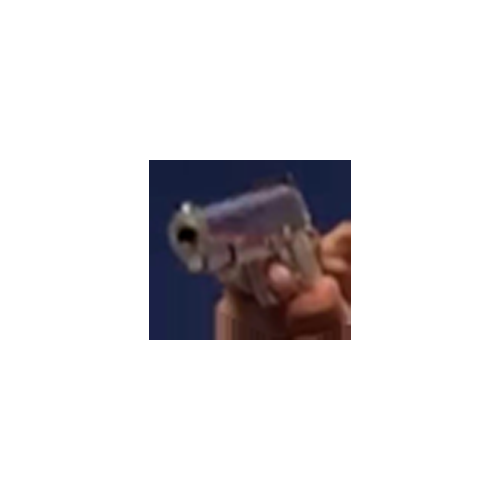
#> input picture project/python/guns/10.png, 500 x 500 px; its folder holds 4 pictures in this run
$ python save_keypoints.py
#> lines starting #> are read from the running program, lines starting #| are printed output that depends on the picture
import cv2
import os

# Set up SIFT detector
sift = cv2.xfeatures2d.SIFT_create()

# Path to directory containing images
image_dir = '../guns/'

# Path to output file for keypoints and descriptors
output_file = '../guns keypoints/keypoints.txt'

# Open output file for writing
with open(output_file, 'w') as f:
    # Loop through all images in directory
    for filename in os.listdir(image_dir):
        if filename.endswith('.jpg') or filename.endswith('.jpeg') or filename.endswith('.png'):
            # Load image
            img = cv2.imread(os.path.join(image_dir, filename))
#> img is the input picture: shape (500, 500, 3); mean B, G, R 227, 225.4, 227.5

            # Convert to grayscale
            gray = cv2.cvtColor(img, cv2.COLOR_BGR2GRAY)
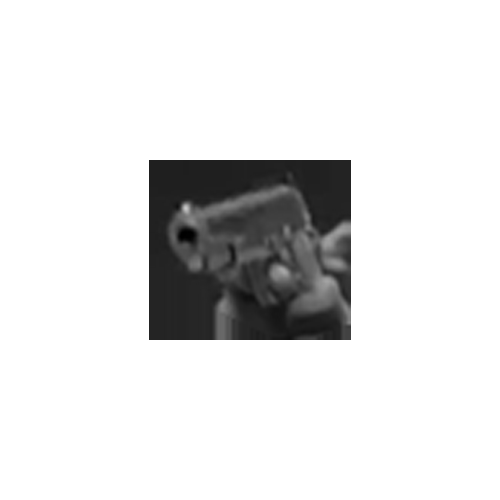
#> gray: shape (500, 500); min 0, max 255, mean 226.2

            # Detect keypoints and compute descriptors
            kp, des = sift.detectAndCompute(gray, None)
#> kp = 77 keypoints; strongest (x, y, size): (243, 249, 139.9), (325, 188, 42.1), (174, 183, 38.3), (331, 325, 25.3)

            # Write keypoints and descriptors to file
            f.write(f'{filename}\n')
            f.write(f'{len(kp)}\n')
            for i in range(len(kp)):
                x, y = kp[i].pt
                size = kp[i].size
                angle = kp[i].angle
                response = kp[i].response
                octave = kp[i].octave
                f.write(f'{x} {y} {size} {angle} {response} {octave} ')
                for j in range(len(des[i])):
                    f.write(f'{des[i][j]} ')
                f.write('\n')
#> this loop made 77 passes
#> (x, y, size, angle, response, octave) on passes 1 to 12: (172.7, 236.3, 6.7, 181.1, 0.0247, 11731712), (172.7, 236.3, 6.7, 349.2, 0.0247, 11731712), (173.7, 183.3, 38.31, 184.6, 0.0889, 4129283), (173.7, 183.3, 38.31, 264.4, 0.0889, 4129283), (177.6, 206.8, 5.22, 23.86, 0.0266, 10289664), (178.7, 308.3, 46.55, 94.64, 0.0879, 1442563), (178.7, 308.3, 46.55, 173.5, 0.0879, 1442563), (180.4, 248.1, 9.67, 331.7, 0.0188, 4784641), (185.6, 245.3, 5.22, 101.7, 0.0172, 10289664), (185.8, 207.6, 6.04, 23.08, 0.0614, 4195072), (194.7, 264.1, 9.43, 326.1, 0.0326, 2949633), (198.3, 327.2, 21.81, 87.92, 0.0548, 13500930)
#> pass 2 of the loop `for filename in os.listdir(image_dir):`:
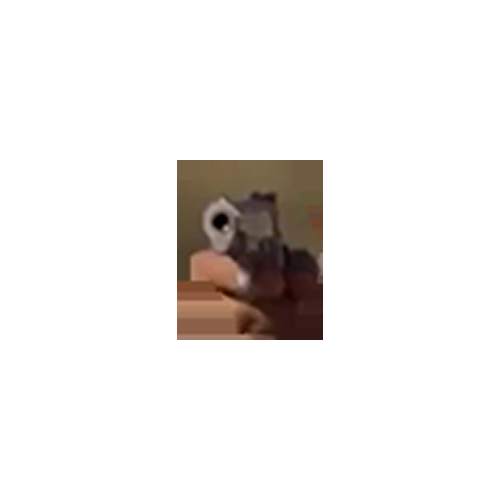
#> input picture project/python/guns/11.png, 500 x 500 px
#> img is the input picture: shape (500, 500, 3); mean B, G, R 234.4, 236.1, 238.8
#> `gray = cv2.cvtColor(img, cv2.COLOR_BGR2GRAY)`:
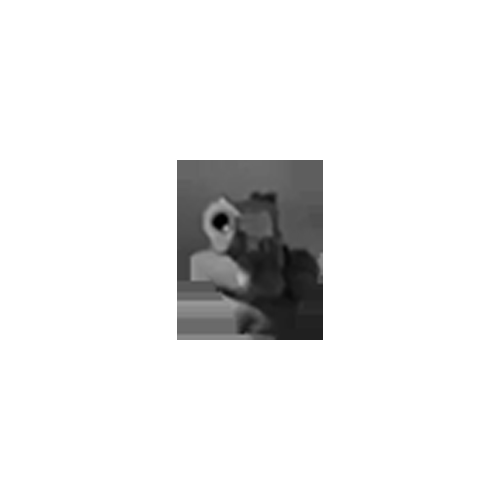
#> gray: shape (500, 500); min 0, max 255, mean 236.7
#> kp = 50 keypoints; strongest (x, y, size): (258, 257, 111.4), (220, 221, 10), (309, 174, 22.2), (189, 327, 17.8)
#> the loop `for i in range(len(kp)):` made 50 passes
#> (x, y, size, angle, response, octave) on passes 1 to 8: (178.6, 298.1, 3.19, 176.5, 0.0417, 8193023), (179, 297.8, 3.82, 174.3, 0.041, 4522240), (188.5, 327.4, 17.81, 94.59, 0.0588, 15532290), (188.5, 327.4, 17.81, 177, 0.0588, 15532290), (189.1, 242.8, 20.92, 179.4, 0.0543, 10420738), (193.8, 277, 5.46, 357.8, 0.0255, 13566464), (196.5, 260, 9.24, 16.44, 0.0245, 1507841), (196.5, 260, 9.24, 57.49, 0.0245, 1507841)
